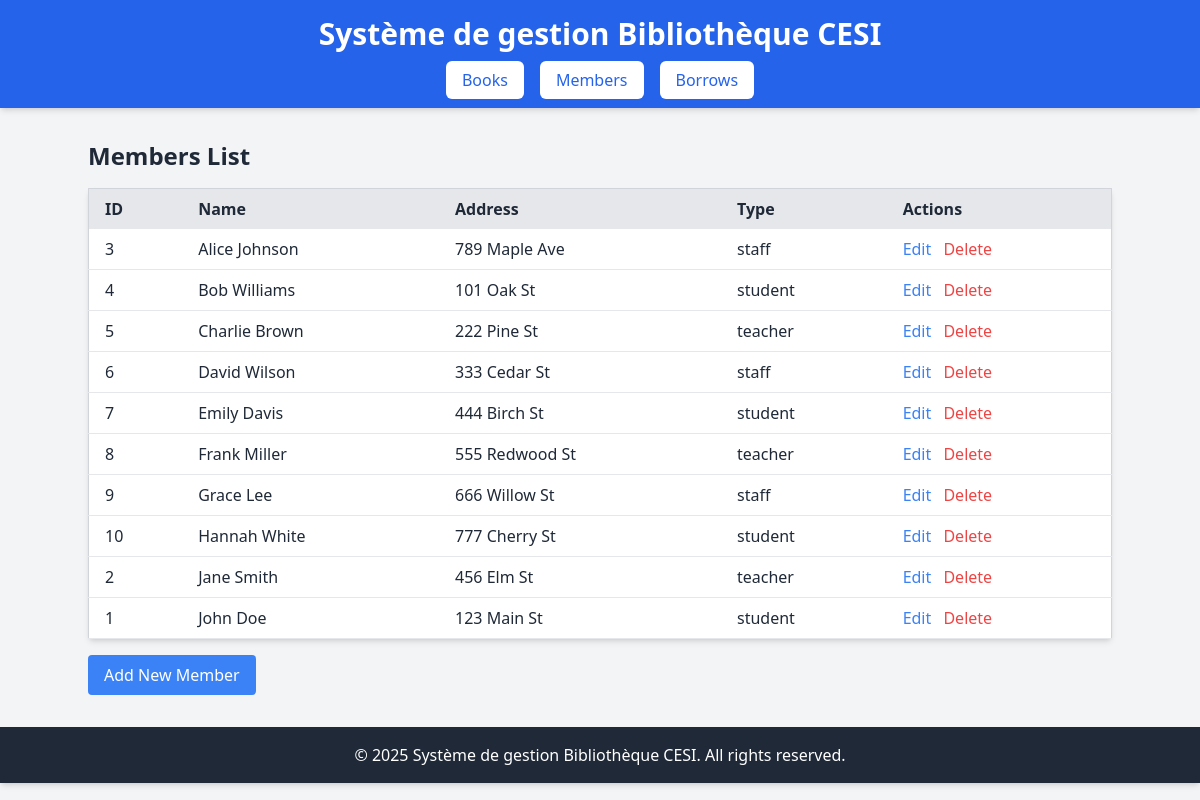
The page /?page=members on the database its author committed.
### tables this page shows
CREATE TABLE IF NOT EXISTS `members` (
                                         `id` INT AUTO_INCREMENT PRIMARY KEY,
                                         `name` VARCHAR(255) NOT NULL,
                                         `address` VARCHAR(255) NOT NULL,
                                         `member_type` ENUM('student', 'teacher', 'staff') NOT NULL DEFAULT 'student'
);

### src/Entity/Member.php (called while the page is built, shortened)
<?php
class Member
{
    private int $id;
    private string $name;
    private string $address;
    private string $memberType;
    public function __construct(int $id, string $name, string $address, string $memberType) {
        $this->id = $id;
        $this->name = $name;
        $this->address = $address;
        $this->memberType = $memberType;
    }
    public function getId(): int {
        return $this->id;
    }
    public function getName(): string {
        return $this->name;
    }
    public function getAddress(): string {
        return $this->address;
    }
    public function getType(): string {
        return $this->memberType;
    }
}

### src/Repository/MemberRepository.php (called while the page is built, shortened)
<?php
class MemberRepository {
    private PDO $db;
    public function __construct() {
        $this->db = Database::getInstance()->getConnection();
    }
    public function getAllMembers(): array {
        $stmt = $this->db->query("SELECT * FROM members ORDER BY name ASC");
        $members = [];
        while ($row = $stmt->fetch(PDO::FETCH_ASSOC)) {
            $members[] = MemberFactory::createMember($row['id'], $row['name'], $row['address'], $row['member_type']);
        }
        return $members;
    }
}

### src/Services/Database.php (called while the page is built, shortened)
<?php
class Database
{
    private static ?Database $instance = null;
    private PDO $connection;
    private function __construct() {
        try {
            $this->connection = new PDO(
                sprintf(
                    "mysql:host=%s;dbname=%s;charset=%s",
                    Config::get('DB_HOST', 'localhost'),
                    Config::get('DB_NAME', 'cesi-books'),
                    Config::get('DB_CHARSET', 'utf8mb4')
                ),
                Config::get('DB_USER', 'root'),
                Config::get('DB_PASSWORD', ''),
                [
                    PDO::ATTR_ERRMODE => PDO::ERRMODE_EXCEPTION,
                    PDO::ATTR_DEFAULT_FETCH_MODE => PDO::FETCH_ASSOC
                ]
            );
        } catch (PDOException $e) {
            die("Database connection error: " . $e->getMessage());
        }
    }
    public static function getInstance(): Database {
        if (self::$instance === null) {
            self::$instance = new self();
        }
        return self::$instance;
    }
    public function getConnection(): PDO {
        return $this->connection;
    }
}

### src/Services/Config.php (called while the page is built, shortened)
<?php
class Config
{
    private static array $config = [];
    public static function loadEnv(string $filePath): void {
        $lines = file($filePath, FILE_IGNORE_NEW_LINES | FILE_SKIP_EMPTY_LINES);
        foreach ($lines as $line) {
            [$key, $value] = explode('=', $line, 2);
            self::$config[trim($key)] = trim($value);
        }
    }
    public static function get(string $key, $default = null) {
        return self::$config[$key] ?? $default;
    }
}

### src/Views/Members/MembersView.php (the view, shortened to what this page needs)
<?php
class MembersView {
    public function renderList(array $members): string {
        $header = new HeaderView();
        $footer = new FooterView();
        echo $header->render();
        ?>
        <h2 class="text-2xl font-semibold mb-4">Members List</h2>
        <table class="table-auto w-full bg-white shadow-md rounded border border-gray-300">
            <thead>
            <tr class="bg-gray-200 text-left">
                <th class="px-4 py-2">ID</th>
                <th class="px-4 py-2">Name</th>
                <th class="px-4 py-2">Address</th>
                <th class="px-4 py-2">Type</th>
                <th class="px-4 py-2">Actions</th>
            </tr>
            </thead>
            <tbody>
            <?php foreach ($members as $member): ?>
                <tr class="border-b">
                    <td class="px-4 py-2"><?php echo htmlspecialchars($member->getId()); ?></td>
                    <td class="px-4 py-2"><?php echo htmlspecialchars($member->getName()); ?></td>
                    <td class="px-4 py-2"><?php echo htmlspecialchars($member->getAddress()); ?></td>
                    <td class="px-4 py-2"><?php echo htmlspecialchars($member->getType()); ?></td>
                    <td class="px-4 py-2">
                        <a href="?page=member-form&id=<?php echo $member->getId(); ?>" class="text-blue-500 hover:underline">Edit</a>
                        <a href="?page=delete-member&id=<?php echo $member->getId(); ?>" class="text-red-500 hover:underline ml-2">Delete</a>
                    </td>
                </tr>
            <?php endforeach; ?>
            </tbody>
        </table>
        <a href="?page=member-form" class="mt-4 inline-block bg-blue-500 text-white px-4 py-2 rounded hover:bg-blue-600">Add New Member</a>
        <?php
        echo $footer->render();
        return ob_get_clean();
    }
}

### rows shown on the page
members: id "3", name "Alice Johnson", address "789 Maple Ave", member_type "staff"
members: id "4", name "Bob Williams", address "101 Oak St", member_type "student"
members: id "5", name "Charlie Brown", address "222 Pine St", member_type "teacher"
members: id "6", name "David Wilson", address "333 Cedar St", member_type "staff"
members: id "7", name "Emily Davis", address "444 Birch St", member_type "student"
members: id "8", name "Frank Miller", address "555 Redwood St", member_type "teacher"
members: id "9", name "Grace Lee", address "666 Willow St", member_type "staff"
members: id "10", name "Hannah White", address "777 Cherry St", member_type "student"
members: id "2", name "Jane Smith", address "456 Elm St", member_type "teacher"
members: id "1", name "John Doe", address "123 Main St", member_type "student"
